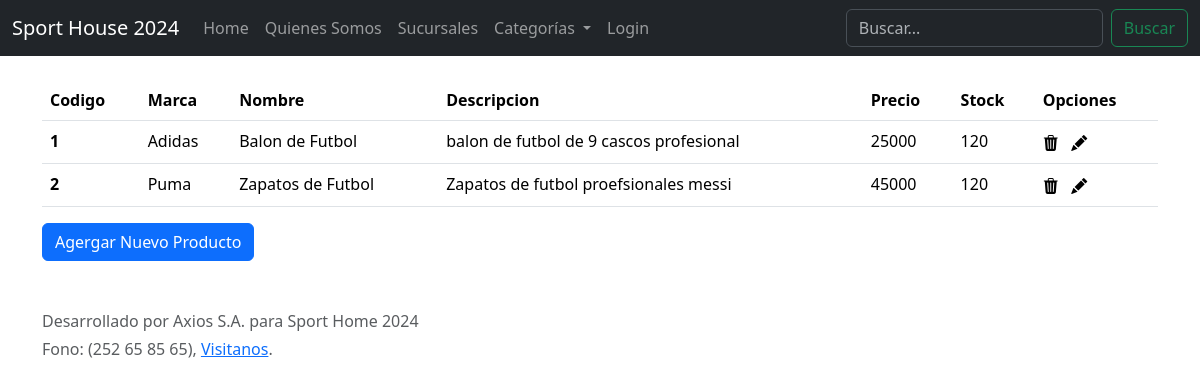
Page /articulos/ on the committed database.
### web/models.py (models this page shows, shortened)
class Articulo(models.Model):
    codigo = models.CharField(max_length=200,primary_key=True)
    marca =  models.ForeignKey(Marcas, on_delete=models.CASCADE)
    nombre = models.CharField(max_length=200,null=False)
    description = models.TextField()
    precio = models.IntegerField()
    stock = models.IntegerField()

class Marcas(models.Model):
    nombre = models.CharField(max_length=200,primary_key=True)

### web/views.py (the view)
# urls.py: path('articulos/',articulos,name='ART'),
def articulos(request):
    contexto={}
    articulos = Articulo.objects.all()
    contexto["items"]=articulos
    return render(request, 'admin/articulos.html',contexto)

### web/templates/admin/articulos.html (shortened to what this page needs)
{% extends 'core/base.html'%}
{% load static %}
{% block contenido %}
    <div class="container" style="margin-top:80px">
        <table class="table">
            <thead>
              <tr>
                <th scope="col">Codigo</th>
                <th scope="col">Marca</th>
                <th scope="col">Nombre</th>
                <th scope="col">Descripcion</th>
                <th scope="col">Precio</th>
                <th scope="col">Stock</th>
                <th scope="col">Opciones</th>
              </tr>
            </thead>
            <tbody>
              {% for item in items %}
              <tr>
                <th scope="row">{{item.codigo}}</th>
                <td>{{item.marca.nombre}}</td>
                <td>{{item.nombre}}</td>
                <td>{{item.description}}</td>
                <td>{{item.precio}}</td>
                <td>{{item.stock}}</td>
                <td>
                    <i class="bi bi-trash3-fill" title="eliminar"></i>
                    <i class="bi bi-pencil-fill" title="modificar"></i>
                </td>
              </tr>
              {% endfor %}
            </tbody>
          </table>
          <button type="button" onclick="ir()" class="btn btn-primary">Agergar Nuevo Producto</button>
    </div>
{% endblock contenido %}

### web/templates/core/base.html (shortened to what this page needs)
{% load static %}
<!doctype html>
<html lang="en" data-bs-theme="auto">
  <head>
    <link rel="stylesheet" href="https://cdn.jsdelivr.net/npm/@docsearch/css@3">
    <link href="https://cdn.jsdelivr.net/npm/bootstrap-icons@1.8.0/font/bootstrap-icons.css" rel="stylesheet">
    <link rel="stylesheet" href="{% static 'bootstrap-5.3.3-dist/bootstrap-5.3.3-dist/css/bootstrap.min.css' %}">
  </head>
  <body>
<header data-bs-theme="dark">
  <nav class="navbar navbar-expand-md navbar-dark fixed-top bg-dark">
    <div class="container-fluid">
      <a class="navbar-brand" href="#">Sport House 2024</a>
      <div class="collapse navbar-collapse" id="navbarCollapse">
        <ul class="navbar-nav me-auto mb-2 mb-md-0">
          <li class="nav-item">
            <a class="nav-link" aria-current="page" href="{% url 'IND' %}">Home</a>
          </li>
          <li class="nav-item">
            <a class="nav-link" href="{% url 'QS' %}">Quienes Somos</a>
          </li>
          <li class="nav-item">
            <a class="nav-link" href="{% url 'SU' %}">Sucursales</a>
          </li>
          <li class="nav-item dropdown">
            <a
              class="nav-link dropdown-toggle"
              href="#"
              role="button"
              data-bs-toggle="dropdown"
              aria-expanded="false"
            >
              Categorías
            </a>
          </li>
          {% if user.is_authenticated %}
          <li>
              <a class="nav-link" >Bienvenido: {{user.first_name}} {{user.last_name}} : Rol: </a>
              <li>
                <a class="nav-link" href="{% url 'CS' %}">Cerrar Sesion</a>
              </li>
          </li>
          {% else %}
          <li>
              <a class="nav-link" href="{% url 'LG' %}">Login</a>
          </li>
          {% endif %}
        </ul>
        <form class="d-flex" role="search">
          <input
            class="form-control me-2"
            type="search"
            placeholder="Buscar..."
            aria-label="Search"
          />
          <button class="btn btn-outline-success" type="submit">
            Buscar
          </button>
        </form>
      </div>
    </div>
  </nav>
</header>
<main>
{% block contenido %}
{% endblock contenido %}
</main>
<footer class="text-body-secondary py-5">
  <div class="container">
    <p class="mb-1">Desarrollado por Axios S.A. para Sport Home 2024</p>
    <p class="mb-0">Fono: (252 65 85 65), <a href="https://maps.app.goo.gl/F2DVw3trvpmatfHM7">Visitanos</a>.</p>
  </div>
    </body>
</html>

### web/templates/core/base.html (style rules this page uses)
.bi { vertical-align: -.125em; fill: currentColor; }

### rows in the picture
Articulo: codigo "1", marca.nombre "Adidas", nombre "Balon de Futbol", description "balon de futbol de 9 cascos profesional", precio "25000", stock "120"
Articulo: codigo "2", marca.nombre "Puma", nombre "Zapatos de Futbol", description "Zapatos de futbol proefsionales messi", precio "45000", stock "120"
